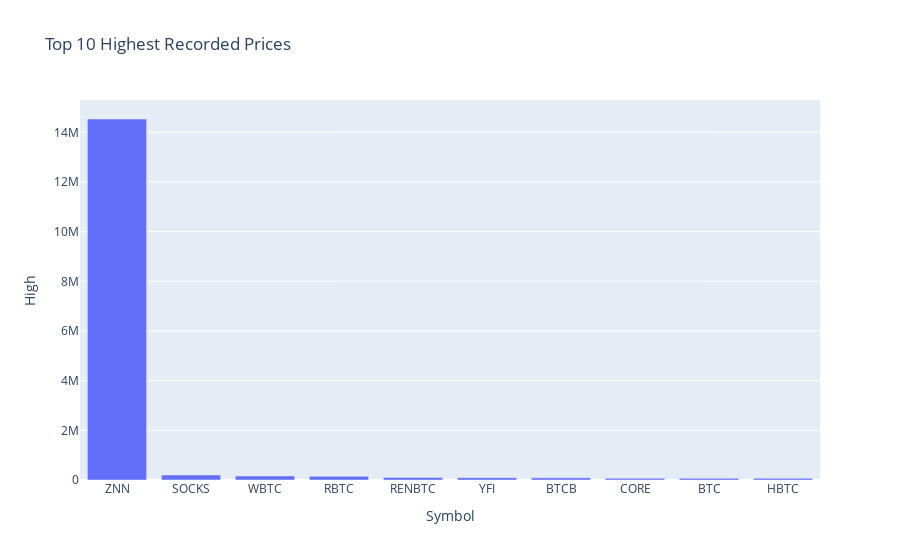

The notebook cell this image was saved under:
### Code cell
# visualization of top highest recorded prices
px.bar(highest_price.head(10).reset_index(), x='Symbol', y='High', title='Top 10 Highest Recorded Prices')

### Figure 1 — Plotly figure (JSON) as saved in the notebook; plotly's stock layout.template omitted (floating-point values rounded to 4 significant figures)
{"data": [{"hovertemplate": "Symbol=%{x}<br>High=%{y}<extra></extra>", "legendgroup": "", "marker": {"color": "#636efa", "pattern": {"shape": ""}}, "name": "", "orientation": "v", "showlegend": false, "textposition": "auto", "type": "bar", "x": ["ZNN", "SOCKS", "WBTC", "RBTC", "RENBTC", "YFI", "BTCB", "CORE", "BTC", "HBTC"], "xaxis": "x", "y": [14540000.0, 198900.0, 162200.0, 146300.0, 99440.0, 93440.0, 85560.0, 72750.0, 68790.0, 68760.0], "yaxis": "y"}], "layout": {"barmode": "relative", "legend": {"tracegroupgap": 0}, "title": {"text": "Top 10 Highest Recorded Prices"}, "xaxis": {"anchor": "y", "domain": [0, 1], "title": {"text": "Symbol"}}, "yaxis": {"anchor": "x", "domain": [0, 1], "title": {"text": "High"}}}}
